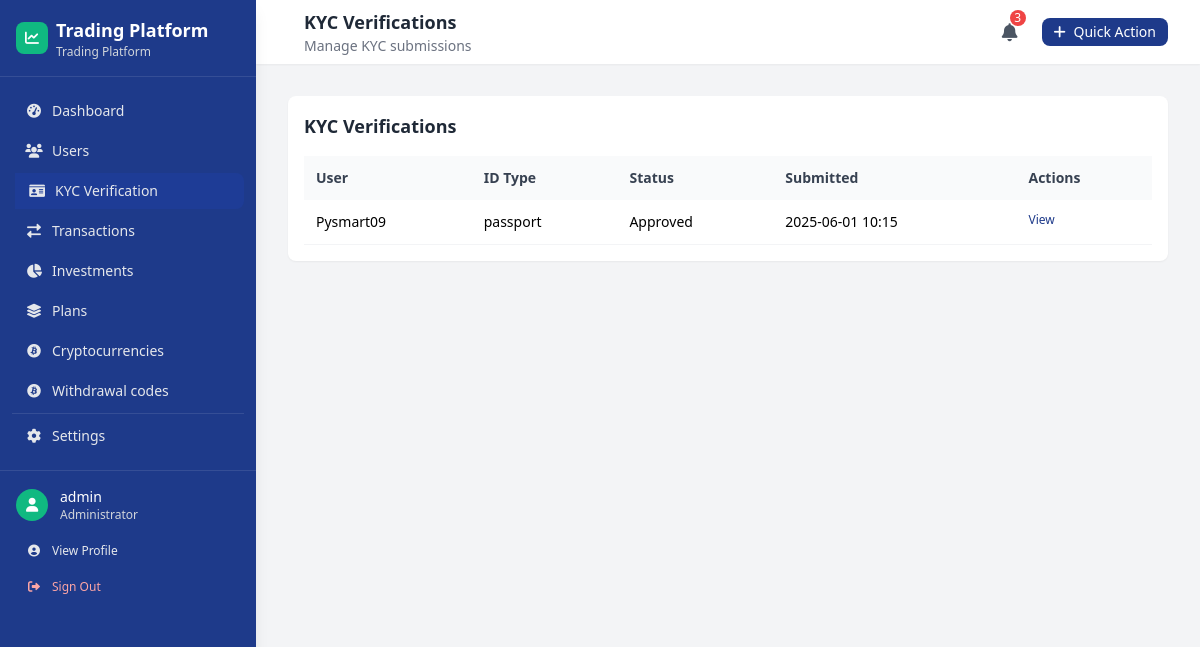
The page /custom-admin/kyc/ (signed in) on the database as committed earlier.
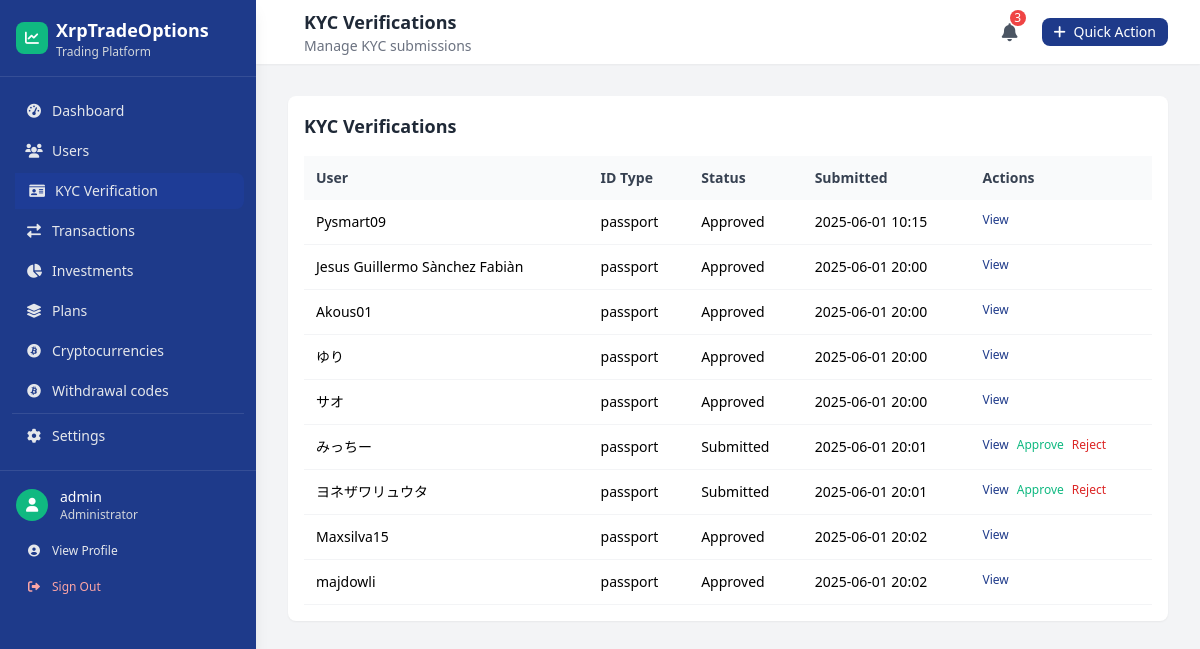
The same page on the database as committed later.
### main/models.py (models this page shows, shortened)
class SiteSettings(models.Model):
    site_name = models.CharField(max_length=100, default='Trading Platform')
    logo = models.ImageField(upload_to='site/logo/', null=True, blank=True)
    contact_email = models.EmailField(max_length=254, blank=True)
    contact_phone = models.CharField(max_length=20, blank=True)
    live_chat_enabled = models.BooleanField(default=False)
    live_chat_script_url = models.URLField(max_length=500, blank=True)

class KYCVerification(models.Model):
    ID_TYPES = (
        ('passport', 'Passport'),
        ('drivers_license', 'Driver\'s License'),
        ('national_id', 'National ID'),
    )
    STATUS_CHOICES = (
        ('submitted', 'Submitted'),
        ('approved', 'Approved'),
        ('rejected', 'Rejected'),
    )
    user = models.OneToOneField(User, on_delete=models.CASCADE)
    id_type = models.CharField(max_length=20, choices=ID_TYPES)
    id_number = models.CharField(max_length=50)
    id_front = models.ImageField(upload_to='kyc_documents/', null=True)
    id_back = models.ImageField(upload_to='kyc_documents/', null=True)
    selfie = models.ImageField(upload_to='kyc_documents/', null=True)
    status = models.CharField(max_length=20, choices=STATUS_CHOICES, default='submitted')
    rejection_reason = models.TextField(blank=True, null=True)
    submitted_at = models.DateTimeField(auto_now_add=True)
    verified_at = models.DateTimeField(null=True, blank=True)

### custom_admin/views.py (the view)
# urls.py: path('kyc/', views.kyc_list, name='kyc_list'),
@superuser_required()
def kyc_list(request):
    kycs = KYCVerification.objects.all().select_related('user')
    context = {'kycs': kycs}
    return render(request, 'custom_admin/kyc_list.html', context)

### custom_admin/views.py (called while the page is built)
def superuser_required():
    def check_superuser(user):
        return user.is_authenticated and user.is_superuser
    return user_passes_test(check_superuser, login_url='custom_admin:login')

### custom_admin/templates/custom_admin/kyc_list.html
{% extends 'custom_admin/base.html' %}
{% block page_title %}KYC Verifications{% endblock %}
{% block page_subtitle %}Manage KYC submissions{% endblock %}
{% block content %}
<div class="space-y-6">
    <div class="bg-white rounded-lg shadow-sm p-4">
        <h3 class="text-lg font-semibold text-gray-800 mb-4">KYC Verifications</h3>
        <div class="overflow-x-auto">
            <table class="w-full text-left text-sm" role="grid">
                <thead class="bg-gray-50">
                    <tr>
                        <th class="p-3 font-semibold text-gray-700">User</th>
                        <th class="p-3 font-semibold text-gray-700">ID Type</th>
                        <th class="p-3 font-semibold text-gray-700 hidden sm:table-cell">Status</th>
                        <th class="p-3 font-semibold text-gray-700 hidden md:table-cell">Submitted</th>
                        <th class="p-3 font-semibold text-gray-700">Actions</th>
                    </tr>
                </thead>
                <tbody>
                    {% for kyc in kycs %}
                    <tr class="border-b border-gray-100 hover:bg-gray-50">
                        <td class="p-3">{{ kyc.user.username }}</td>
                        <td class="p-3">{{ kyc.id_type }}</td>
                        <td class="p-3 hidden sm:table-cell">{{ kyc.status|capfirst }}</td>
                        <td class="p-3 hidden md:table-cell">{{ kyc.submitted_at|date:"Y-m-d H:i" }}</td>
                        <td class="p-3 flex space-x-2">
                            <a href="{% url 'custom_admin:kyc_detail' kyc.id %}" class="text-primary hover:underline text-xs" aria-label="View KYC for {{ kyc.user.username }}">View</a>
                            {% if kyc.status == 'submitted' %}
                            <a href="{% url 'custom_admin:kyc_approve' kyc.id %}" class="text-accent hover:underline text-xs" aria-label="Approve KYC for {{ kyc.user.username }}">Approve</a>
                            <a href="{% url 'custom_admin:kyc_reject' kyc.id %}" class="text-red-600 hover:underline text-xs" aria-label="Reject KYC for {{ kyc.user.username }}">Reject</a>
                            {% endif %}
                        </td>
                    </tr>
                    {% empty %}
                    <tr>
                        <td colspan="5" class="p-3 text-center text-gray-500">No KYC submissions found.</td>
                    </tr>
                    {% endfor %}
                </tbody>
            </table>
        </div>
    </div>
</div>
{% endblock %}

### custom_admin/templates/custom_admin/base.html (shortened to what the changed rows need)
<!DOCTYPE html>
<html lang="en">
<head>
    <script src="https://cdn.tailwindcss.com"></script>
    <link href="https://cdnjs.cloudflare.com/ajax/libs/font-awesome/6.0.0/css/all.min.css" rel="stylesheet">
</head>
<body class="bg-gray-100 min-h-screen font-sans">
    {% with settings=site_settings %}
    <aside id="sidebar" class="fixed left-0 top-0 h-full w-64 bg-primary text-white transform -translate-x-full lg:translate-x-0 sidebar-transition z-50 shadow-lg">
        <div class="p-4 border-b border-white/10">
            <div class="flex items-center justify-between">
                <div class="flex items-center space-x-2">
                    <div>
                        <h1 class="text-lg font-semibold">{{ settings.site_name|default:"Admin Panel" }}</h1>
                        <p class="text-xs text-gray-300">Trading Platform</p>
                    </div>
                </div>
            </div>
        </div>
    </aside>
    <div class="lg:ml-64">
        <header class="bg-white shadow-sm sticky top-0 z-30">
            <div class="px-4 sm:px-6 lg:px-8">
                <div class="flex justify-between items-center h-16">
                    <div class="flex items-center">
                        <div class="ml-4">
                            <h2 class="text-lg font-semibold text-gray-800">{% block page_title %}Dashboard{% endblock %}</h2>
                        </div>
                    </div>
                </div>
            </div>
        </header>
        <main class="p-4 sm:p-6 lg:p-8">
            <div class="animate-fade-in">
                {% block content %}
                {% endblock %}
            </div>
        </main>
    </div>
    {% endwith %}
</body>
</html>

Rows that differ between the two databases and show on the page:
changed SiteSettings: site_name "Trading Platform" → "XrpTradeOptions"
added KYCVerification: user.username "Jesus Guillermo Sànchez Fabiàn", id_type "passport", status "Approved", submitted_at "2025-06-01 20:00"
added KYCVerification: user.username "Akous01", id_type "passport", status "Approved", submitted_at "2025-06-01 20:00"
added KYCVerification: user.username "ゆり", id_type "passport", status "Approved", submitted_at "2025-06-01 20:00"
added KYCVerification: user.username "サオ", id_type "passport", status "Approved", submitted_at "2025-06-01 20:00"
added KYCVerification: user.username "みっちー", id_type "passport", status "Submitted", submitted_at "2025-06-01 20:01"
added KYCVerification: user.username "ヨネザワリュウタ", id_type "passport", status "Submitted", submitted_at "2025-06-01 20:01"
added KYCVerification: user.username "Maxsilva15", id_type "passport", status "Approved", submitted_at "2025-06-01 20:02"
added KYCVerification: user.username "majdowli", id_type "passport", status "Approved", submitted_at "2025-06-01 20:02"
